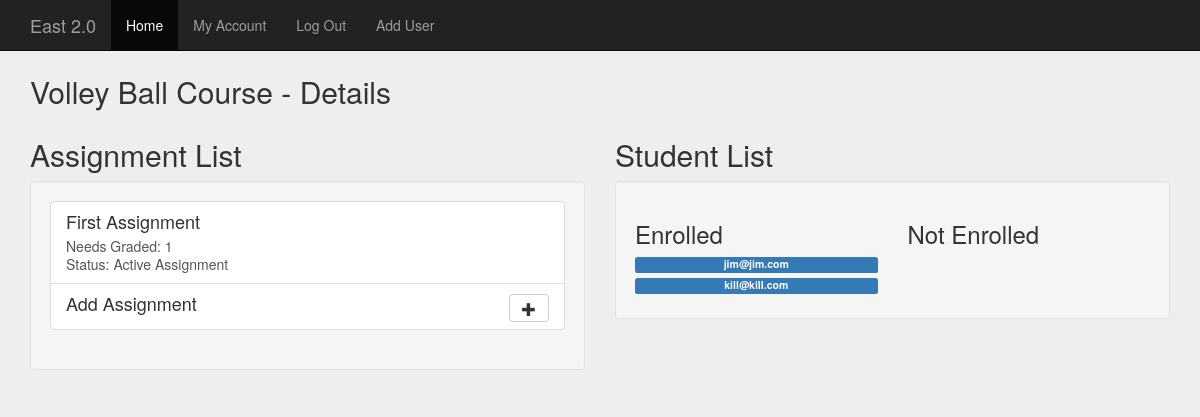
The app's page /index.php?action=course&courseID=1&semesterID=1 (signed in), older data.
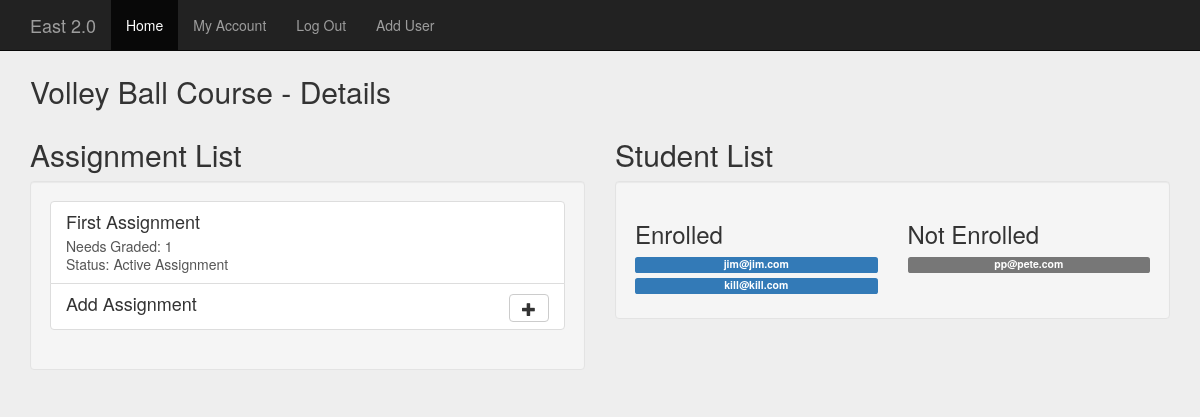
The same page, newer data.
### tables this page shows
CREATE TABLE IF NOT EXISTS `assignments` (
  `ID` int(11) NOT NULL AUTO_INCREMENT,
  `Name` varchar(50) NOT NULL,
  `MaxPoints` int(11) NOT NULL,
  PRIMARY KEY (`ID`)
);

CREATE TABLE IF NOT EXISTS `courses` (
  `ID` int(11) NOT NULL AUTO_INCREMENT,
  `Name` varchar(50) NOT NULL,
  PRIMARY KEY (`ID`)
);

CREATE TABLE IF NOT EXISTS `users` (
  `Id` int(11) NOT NULL AUTO_INCREMENT,
  `Email` varchar(30) NOT NULL,
  `AccountType` int(1) NOT NULL,
  `Password` varchar(20) NOT NULL,
  `FirstName` varchar(20) NOT NULL,
  `LastName` int(20) NOT NULL,
  PRIMARY KEY (`Id`)
);

### functions.php (called while the page is built, shortened)
<?php
function connectToDB()
{
	$conn = new mysqli($hn, $un, $pw, $db);
	return $conn;
}
function getStaffCourseAssignments($courseID){
	$conn = connectToDB();
	$sql = 'SELECT c.ID, c.Name as CourseName, a.Name FROM assignments a, courseassignments ca, courses c ';
	$sql.= 'WHERE ca.CourseID='.$courseID .' AND a.ID=ca.AssignmentID AND c.ID=ca.CourseID';
	$result=$conn->query($sql);
	$assCount = 0;
	$data = null;
	$data['courseName'] = "New Course";
    while($row = $result->fetch_assoc()){
		$data['courseName'] = $row['CourseName'];
		$data['assignments'][$assCount]['assID'] = $row['ID'];
		$data['assignments'][$assCount]['assignmentName'] = $row['Name'];
		$data['assignments'][$assCount]['needsGraded'] = 1;
		$data['assignments'][$assCount]['completed'] = false;
		$assCount++;
	}
	return $data;
}
function getStudentsNotInCourse($courseID){
	$conn = connectToDB();
	$userCount = 0;
	$data = null;
	$sql = 'SELECT u.ID, u.Email FROM users u ';
	$sql.= 'WHERE u.AccountType=0 AND u.ID NOT IN (SELECT sc.StudentID FROM studentcourses sc WHERE sc.CourseID='.$courseID.' ) ';
	$result=$conn->query($sql);
    while($row = $result->fetch_assoc()){
		$data[$userCount]['studentID'] = $row['ID'];
		$data[$userCount]['studentName'] = $row['Email'];
		$userCount++;
	}
	return $data;
}
function getStudentsInCourse($courseID){
	$conn = connectToDB();
	$userCount = 0;
	$data = null;
	$sql = 'SELECT u.ID, u.Email FROM users u ';
	$sql.= 'WHERE u.AccountType=0 AND u.ID IN (SELECT sc.StudentID FROM studentcourses sc WHERE sc.CourseID='.$courseID.' ) ';
	$result=$conn->query($sql);
    while($row = $result->fetch_assoc()){
		$data[$userCount]['studentID'] = $row['ID'];
		$data[$userCount]['studentName'] = $row['Email'];
		$userCount++;
	}
	return $data;
}
?>

### staff/assignlist.php (the view, shortened to what this page needs)
<div class="container body-container">
<h2><?=$page['staffCourseAssignments']['courseName']?> - Details</h2>
<div class="row">
	<div class="col-md-6">
		<h2>Assignment List</h2>
		<div class="well">
			<div class="list-group">
			<?php
			foreach($page['staffCourseAssignments']['assignments'] as $ass){
				?>
			  <a href="?action=assignment&assID=<?=$ass['assID']?>" class="list-group-item">
				<h4 class="list-group-item-heading"><?=$ass['assignmentName']?></h4>
				<p class="list-group-item-text">Needs Graded: <?=$ass['needsGraded']?></p>
				<p class="list-group-item-text">Status: <?=($ass['completed']?'Past Assignment':'Active Assignment')?></p>
			  </a>
			   <?php
				}
				?>
			  <a id="addAssRow" class="list-group-item hoverMouse">
				<h4 class="list-group-item-heading"> <button  class="btn btn-default pull-right "><span class="glyphicon glyphicon-plus" aria-hidden="true"></span></button> Add Assignment</h4>
			  </a>
		</div>
		</div>
	</div>
	<div class="col-md-6">
		<h2>Student List</h2>
		<div class="well">
		<div class="row">
			<div class="col-sm-6">
			<h3>Enrolled</h3>
			<div id="enrolledList">
			<?php
			foreach($page['studentsEnrolled'] as $student){
				?>
				<span data-studentID="<?=$student['studentID']?>" data-enrolled="1" class="label label-primary hoverMouse enrollClick"><?=$student['studentName']?></span>
			<?php }?>
			</div>
			</div>
			<div class="col-sm-6">
			<h3>Not Enrolled</h3>
			<div id="notEnrolledList">
				<?php
				foreach($page['studentsNotEnrolled'] as $student){
				?>
				<span data-studentID="<?=$student['studentID']?>" data-enrolled="0" class="label label-default hoverMouse enrollClick"><?=$student['studentName']?></span>
				<?php
				}
				?>
			</div>
			</div>
		</div>
		</div>
	</div>
</div>
</div>

Row changes from the older to the newer data that the page shows:
added users: Email "pp@pete.com", shown under "Not Enrolled"
